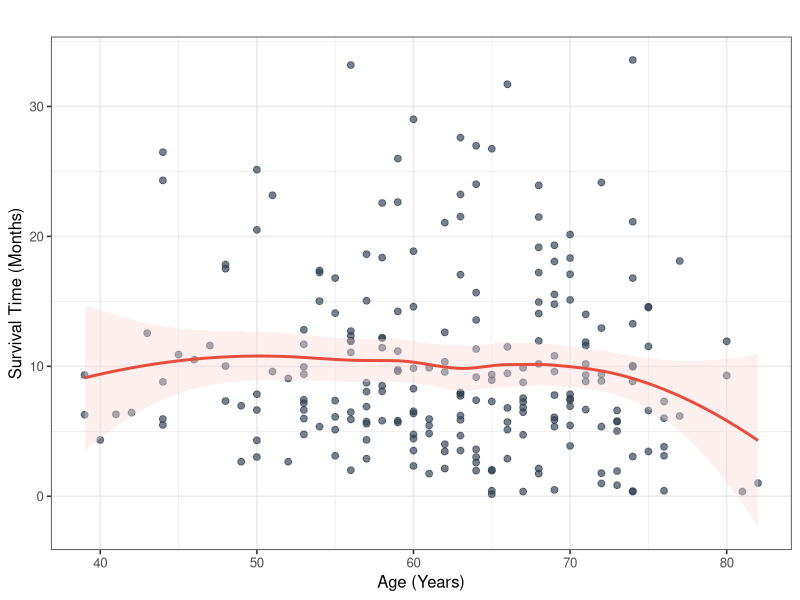
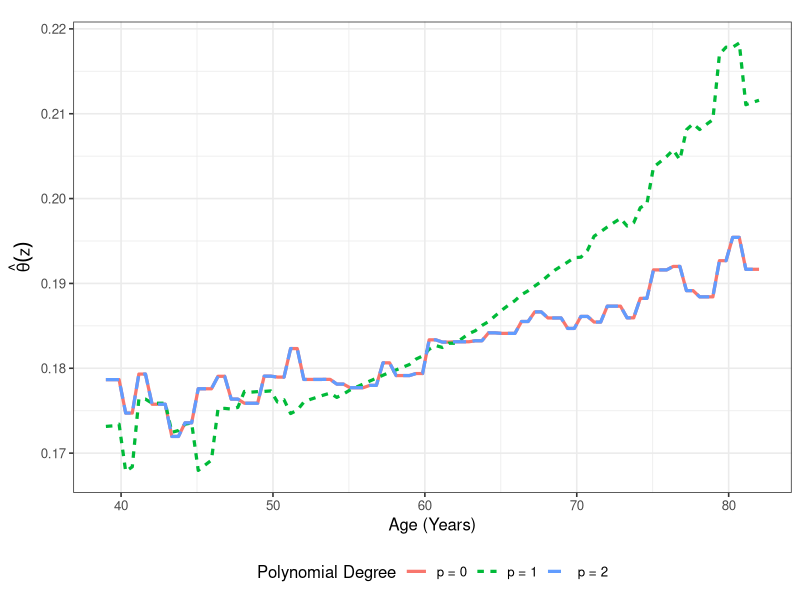
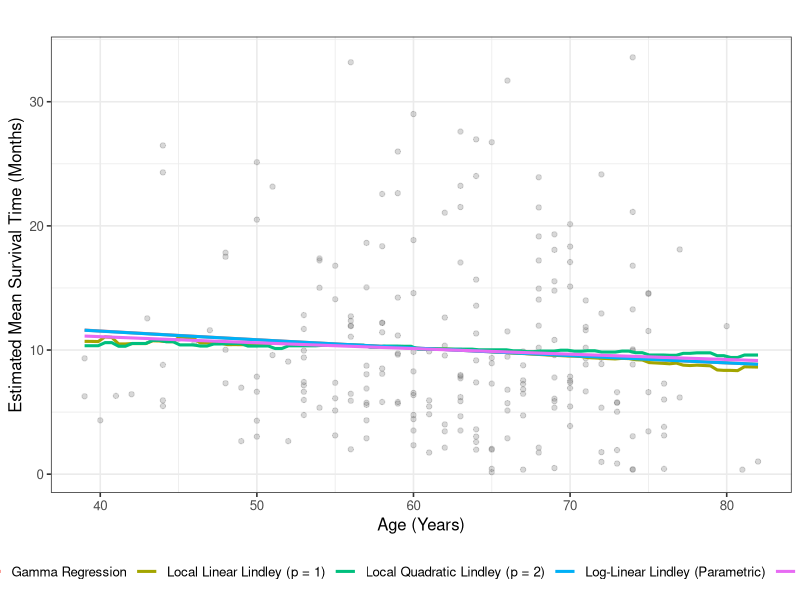
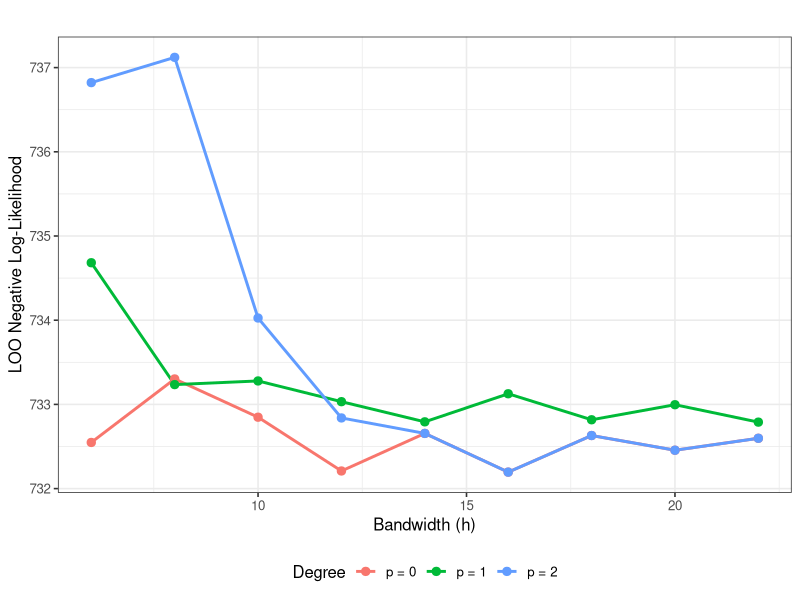
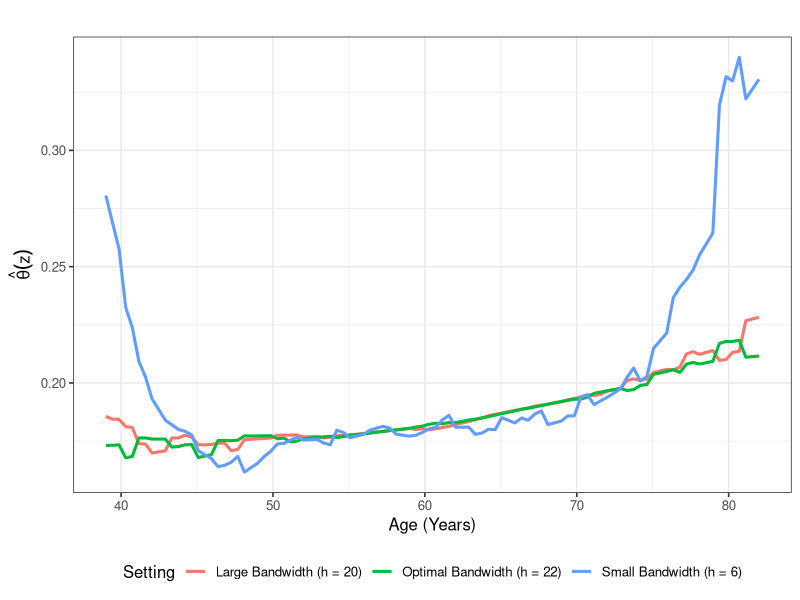
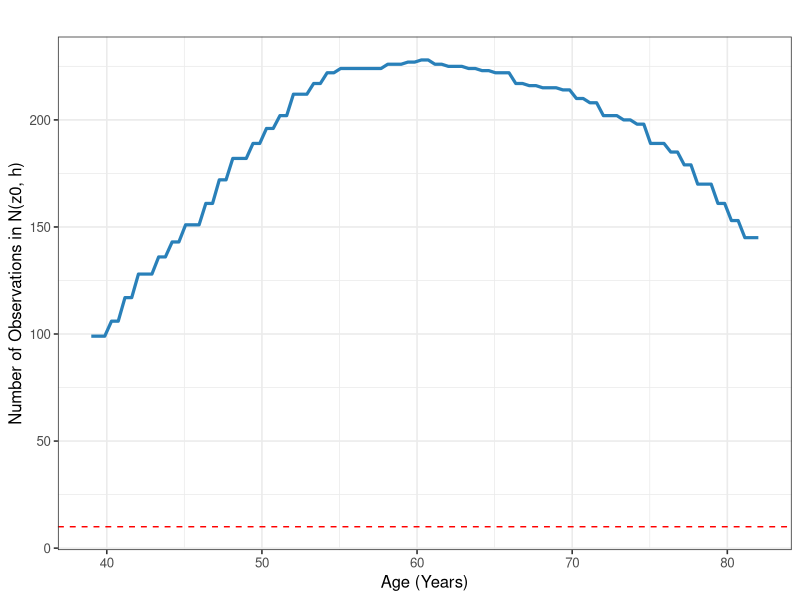
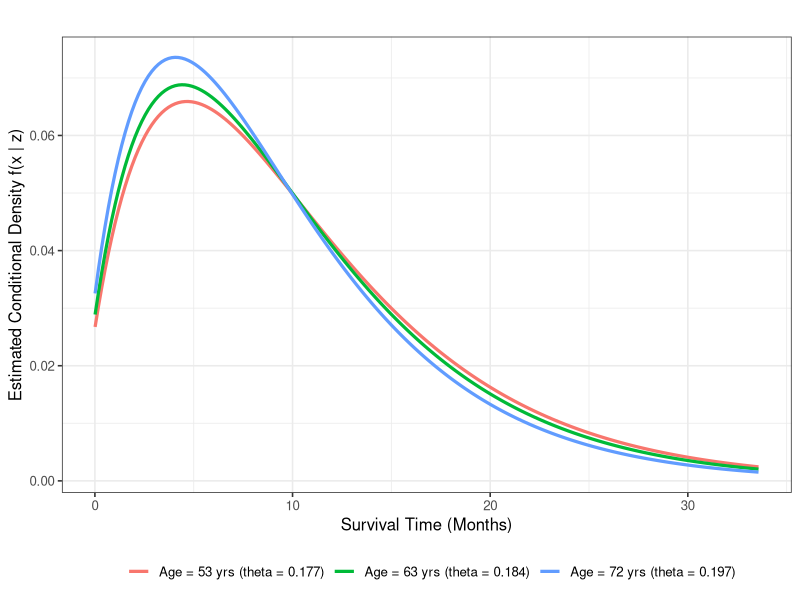
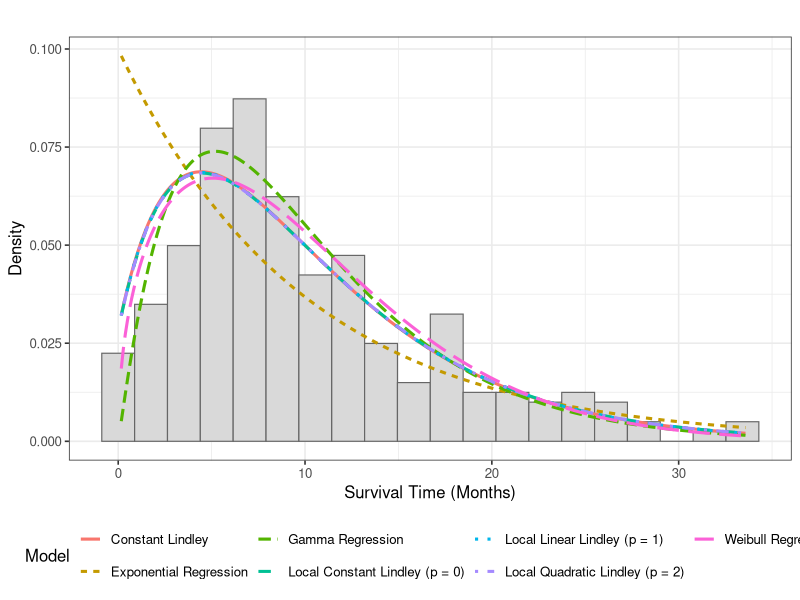

Here is the R script that generated these plots, in order:
#Complete R Script: Real Data Analysis & Model Comparison on the `lung` Dataset
# Paper: Local Polynomial Nonparametric Regression under a Covariate-Dependent
#        Lindley Distribution

# 1. Load Required Packages & Clean Data (Sections 2.10 & 5.1)
library(survival)
library(ggplot2)
library(dplyr)
library(tidyr)

data(lung, package = "survival")

df <- lung %>%
  select(time, age) %>%
  filter(!is.na(time), !is.na(age), is.finite(time), is.finite(age), time > 0)

# Scale survival time to months for numerical stability of rate parameter theta
df$X <- df$time / 30.4375   # Strictly positive response: Survival time (months)
df$Z <- df$age              # Continuous covariate: Age (years)
n <- nrow(df)

# 2. Core Functions: Lindley Density, Local Polynomial MLE & LOO-CV (Section 2)

# Lindley log-density: Eq. (2.15)
lindley_logpdf <- function(x, theta) {
  2 * log(theta) - log(theta + 1) + log(1 + x) - theta * x
}

# Conditional mean E(X | Z = z): Eq. (2.6)
lindley_mean <- function(theta) {
  (theta + 2) / (theta * (theta + 1))
}

# Local polynomial MLE at target point z0 with bandwidth h: Eq. (2.16)-(2.18)
fit_local_lindley_point <- function(x, z, z0, h, p = 1) {
  idx <- which(abs(z - z0) <= h)
  n_loc <- length(idx)
  
  # Require local sample size > p + 1 (Section 2.7)
  if (n_loc <= (p + 1)) {
    return(list(theta0 = NA, beta = rep(NA, p + 1), converged = FALSE, n_loc = n_loc, loglik = NA))
  }
  
  d <- z[idx] - z0
  x_loc <- x[idx]
  
  D_mat <- sapply(0:p, function(j) d^j)
  if (!is.matrix(D_mat)) D_mat <- matrix(D_mat, ncol = 1)
  
  if (qr(D_mat)$rank < (p + 1)) {
    return(list(theta0 = NA, beta = rep(NA, p + 1), converged = FALSE, n_loc = n_loc, loglik = NA))
  }
  
  # Moment-based initial guess for intercept
  m_loc <- mean(x_loc)
  theta_init <- max(1e-3, (-(m_loc - 1) + sqrt((m_loc - 1)^2 + 8 * m_loc)) / (2 * m_loc))
  beta_init <- c(theta_init, rep(0, p))
  
  neg_ll <- function(beta) {
    theta_vec <- as.vector(D_mat %*% beta)
    if (any(!is.finite(theta_vec)) || any(theta_vec <= 1e-6)) {
      return(1e12)
    }
    -sum(lindley_logpdf(x_loc, theta_vec))
  }
  
  opt <- optim(
    par = beta_init,
    fn = neg_ll,
    method = "BFGS",
    control = list(maxit = 500, reltol = 1e-8)
  )
  
  theta_hat <- as.vector(D_mat %*% opt$par)
  valid <- (opt$convergence == 0) && all(theta_hat > 1e-6) && is.finite(opt$value)
  
  list(
    theta0 = ifelse(valid, opt$par[1], NA),
    beta = if (valid) opt$par else rep(NA, p + 1),
    converged = valid,
    n_loc = n_loc,
    loglik = ifelse(valid, -opt$value, NA)
  )
}

# Leave-One-Out Cross-Validation: Eq. (2.26)-(2.27)
cv_bandwidth_select <- function(x, z, h_grid, p = 1) {
  n_obs <- length(x)
  res <- data.frame(h = h_grid, CV = NA, valid_rate = NA)
  
  for (k in seq_along(h_grid)) {
    h <- h_grid[k]
    nll_loo <- numeric(n_obs)
    ok <- logical(n_obs)
    
    for (i in 1:n_obs) {
      fit_i <- fit_local_lindley_point(x[-i], z[-i], z0 = z[i], h = h, p = p)
      if (fit_i$converged && !is.na(fit_i$theta0)) {
        nll_loo[i] <- -lindley_logpdf(x[i], fit_i$theta0)
        ok[i] <- TRUE
      } else {
        ok[i] <- FALSE
      }
    }
    
    res$valid_rate[k] <- mean(ok) * 100
    if (all(ok)) {
      res$CV[k] <- sum(nll_loo)
    }
  }
  res
}

# Evaluate fitted curve across a grid of target covariate values: Eq. (2.25)
fit_curve <- function(x, z, z_grid, h, p = 1) {
  fits <- lapply(z_grid, function(z0) fit_local_lindley_point(x, z, z0, h, p))
  data.frame(
    z = z_grid,
    theta_hat = sapply(fits, `[[`, "theta0"),
    mean_hat = lindley_mean(sapply(fits, `[[`, "theta0")),
    converged = sapply(fits, `[[`, "converged"),
    n_loc = sapply(fits, `[[`, "n_loc"),
    degree = paste0("p = ", p)
  )
}

# 3. Table 3: Descriptive Statistics (Section 5.1)

desc_stats <- function(v, name) {
  data.frame(
    Variable = name,
    n = length(v),
    Minimum = round(min(v), 4),
    Maximum = round(max(v), 4),
    Mean = round(mean(v), 4),
    Median = round(median(v), 4),
    SD = round(sd(v), 4)
  )
}

table3_descriptive <- rbind(
  desc_stats(df$X, "Response X (Survival Time, Months)"),
  desc_stats(df$Z, "Covariate Z (Age, Years)")
)

cat("\n--- TABLE 3: DESCRIPTIVE STATISTICS ---\n")
print(table3_descriptive)

# 4. Bandwidth Selection & Model Comparison Table (Sections 2.9 & 5.2)

h_grid <- seq(6, 22, by = 2)

cv_p0 <- cv_bandwidth_select(df$X, df$Z, h_grid, p = 0)
cv_p1 <- cv_bandwidth_select(df$X, df$Z, h_grid, p = 1)
cv_p2 <- cv_bandwidth_select(df$X, df$Z, h_grid, p = 2)

h_opt_0 <- cv_p0$h[which.min(cv_p0$CV)]
h_opt_1 <- cv_p1$h[which.min(cv_p1$CV)]
h_opt_2 <- cv_p2$h[which.min(cv_p2$CV)]

eval_local_model <- function(x, z, h, p, label) {
  n_obs <- length(x)
  theta_in <- numeric(n_obs)
  nll_loo <- numeric(n_obs)
  conv <- logical(n_obs)
  
  for (i in 1:n_obs) {
    f_in <- fit_local_lindley_point(x, z, z[i], h, p)
    f_loo <- fit_local_lindley_point(x[-i], z[-i], z[i], h, p)
    theta_in[i] <- f_in$theta0
    conv[i] <- f_in$converged
    nll_loo[i] <- -lindley_logpdf(x[i], f_loo$theta0)
  }
  
  ll <- sum(lindley_logpdf(x, theta_in))
  edf <- (p + 1) * (diff(range(z)) / (2 * h))
  aic <- -2 * ll + 2 * edf
  bic <- -2 * ll + log(n_obs) * edf
  pred_mean <- lindley_mean(theta_in)
  
  data.frame(
    Model = label,
    Bandwidth_or_Params = paste0("h = ", h, " (edf=", round(edf, 2), ")"),
    LogLik = round(ll, 3),
    AIC = round(aic, 3),
    BIC = round(bic, 3),
    LOO_NLL = round(sum(nll_loo), 3),
    RMSE = round(sqrt(mean((x - pred_mean)^2)), 4),
    MAE = round(mean(abs(x - pred_mean)), 4),
    Convergence_Pct = round(mean(conv) * 100, 2)
  )
}

# Competing Parametric Models
# (a) Constant Lindley
opt_const <- optimize(function(th) -sum(lindley_logpdf(df$X, th)), interval = c(1e-4, 10))
ll_const <- -opt_const$objective
mean_const <- lindley_mean(opt_const$minimum)
loo_const <- sum(sapply(1:n, function(i) {
  th_i <- optimize(function(th) -sum(lindley_logpdf(df$X[-i], th)), interval = c(1e-4, 10))$minimum
  -lindley_logpdf(df$X[i], th_i)
}))

# (b) Parametric Log-Linear Lindley: theta(z) = exp(b0 + b1*z)
opt_param_lind <- optim(c(log(opt_const$minimum), 0), function(b) {
  -sum(lindley_logpdf(df$X, exp(b[1] + b[2] * df$Z)))
})
ll_pl <- -opt_param_lind$value
th_pl <- exp(opt_param_lind$par[1] + opt_param_lind$par[2] * df$Z)
mean_pl <- lindley_mean(th_pl)
loo_pl <- sum(sapply(1:n, function(i) {
  b_i <- optim(opt_param_lind$par, function(b) -sum(lindley_logpdf(df$X[-i], exp(b[1] + b[2] * df$Z[-i]))))$par
  -lindley_logpdf(df$X[i], exp(b_i[1] + b_i[2] * df$Z[i]))
}))

# (c) Exponential Regression
fit_exp <- survreg(Surv(X) ~ Z, data = df, dist = "exponential")
ll_exp <- as.numeric(logLik(fit_exp))
mean_exp <- predict(fit_exp, type = "response")
loo_exp <- sum(sapply(1:n, function(i) {
  m_i <- survreg(Surv(X) ~ Z, data = df[-i, ], dist = "exponential")
  mu_i <- predict(m_i, newdata = df[i, ], type = "response")
  -dexp(df$X[i], rate = 1 / mu_i, log = TRUE)
}))

# (d) Gamma Regression (log link)
fit_gam <- glm(X ~ Z, data = df, family = Gamma(link = "log"))
ll_gam <- as.numeric(logLik(fit_gam))
mean_gam <- predict(fit_gam, type = "response")
loo_gam <- sum(sapply(1:n, function(i) {
  m_i <- glm(X ~ Z, data = df[-i, ], family = Gamma(link = "log"))
  mu_i <- predict(m_i, newdata = df[i, ], type = "response")
  sh_i <- 1 / summary(m_i)$dispersion
  -dgamma(df$X[i], shape = sh_i, scale = mu_i / sh_i, log = TRUE)
}))

# (e) Weibull Regression
fit_wei <- survreg(Surv(X) ~ Z, data = df, dist = "weibull")
ll_wei <- as.numeric(logLik(fit_wei))
mean_wei <- predict(fit_wei, type = "response") * gamma(1 + fit_wei$scale)
loo_wei <- sum(sapply(1:n, function(i) {
  m_i <- survreg(Surv(X) ~ Z, data = df[-i, ], dist = "weibull")
  sc_i <- predict(m_i, newdata = df[i, ], type = "response")
  sh_i <- 1 / m_i$scale
  -dweibull(df$X[i], shape = sh_i, scale = sc_i, log = TRUE)
}))

table_model_comparison <- rbind(
  eval_local_model(df$X, df$Z, h_opt_0, p = 0, "Local Constant Lindley (p = 0)"),
  eval_local_model(df$X, df$Z, h_opt_1, p = 1, "Local Linear Lindley (p = 1)"),
  eval_local_model(df$X, df$Z, h_opt_2, p = 2, "Local Quadratic Lindley (p = 2)"),
  data.frame(Model = "Constant Lindley (Parametric)", Bandwidth_or_Params = "1 param",
             LogLik = round(ll_const, 3), AIC = round(-2*ll_const + 2, 3), BIC = round(-2*ll_const + log(n), 3),
             LOO_NLL = round(loo_const, 3), RMSE = round(sqrt(mean((df$X - mean_const)^2)), 4),
             MAE = round(mean(abs(df$X - mean_const)), 4), Convergence_Pct = 100),
  data.frame(Model = "Log-Linear Lindley (Parametric)", Bandwidth_or_Params = "2 params",
             LogLik = round(ll_pl, 3), AIC = round(-2*ll_pl + 4, 3), BIC = round(-2*ll_pl + 2*log(n), 3),
             LOO_NLL = round(loo_pl, 3), RMSE = round(sqrt(mean((df$X - mean_pl)^2)), 4),
             MAE = round(mean(abs(df$X - mean_pl)), 4), Convergence_Pct = 100),
  data.frame(Model = "Exponential Regression", Bandwidth_or_Params = "2 params",
             LogLik = round(ll_exp, 3), AIC = round(AIC(fit_exp), 3), BIC = round(BIC(fit_exp), 3),
             LOO_NLL = round(loo_exp, 3), RMSE = round(sqrt(mean((df$X - mean_exp)^2)), 4),
             MAE = round(mean(abs(df$X - mean_exp)), 4), Convergence_Pct = 100),
  data.frame(Model = "Gamma Regression", Bandwidth_or_Params = "3 params",
             LogLik = round(ll_gam, 3), AIC = round(AIC(fit_gam), 3), BIC = round(BIC(fit_gam), 3),
             LOO_NLL = round(loo_gam, 3), RMSE = round(sqrt(mean((df$X - mean_gam)^2)), 4),
             MAE = round(mean(abs(df$X - mean_gam)), 4), Convergence_Pct = 100),
  data.frame(Model = "Weibull Regression", Bandwidth_or_Params = "3 params",
             LogLik = round(ll_wei, 3), AIC = round(AIC(fit_wei), 3), BIC = round(BIC(fit_wei), 3),
             LOO_NLL = round(loo_wei, 3), RMSE = round(sqrt(mean((df$X - mean_wei)^2)), 4),
             MAE = round(mean(abs(df$X - mean_wei)), 4), Convergence_Pct = 100)
)

cat("\n--- MODEL COMPARISON TABLE ---\n")
print(table_model_comparison)

# 5. Table 2: Sensitivity Analysis Summary (Section 4)

z_grid <- seq(min(df$Z), max(df$Z), length.out = 100)

sens_bw <- rbind(
  cbind(Setting = "Small Bandwidth (h = 6)", fit_curve(df$X, df$Z, z_grid, h = 6, p = 1)),
  cbind(Setting = paste0("Optimal Bandwidth (h = ", h_opt_1, ")"), fit_curve(df$X, df$Z, z_grid, h = h_opt_1, p = 1)),
  cbind(Setting = "Large Bandwidth (h = 20)", fit_curve(df$X, df$Z, z_grid, h = 20, p = 1))
)

table2_sensitivity <- sens_bw %>%
  group_by(Setting) %>%
  summarise(
    Min_Theta = round(min(theta_hat, na.rm = TRUE), 4),
    Max_Theta = round(max(theta_hat, na.rm = TRUE), 4),
    Curve_SD = round(sd(theta_hat, na.rm = TRUE), 4),
    Min_Local_n = min(n_loc),
    Median_Local_n = median(n_loc),
    Convergence_Pct = round(mean(converged) * 100, 2)
  )

cat("\n--- TABLE 2: SENSITIVITY ANALYSIS ---\n")
print(table2_sensitivity)

# 6. All Diagnostic & Comparison Figures (Sections 4 & 5)

# Plot 1: Preliminary Scatter Plot (Section 5.1)
p1_scatter <- ggplot(df, aes(x = Z, y = X)) +
  geom_point(alpha = 0.65, color = "#2C3E50", size = 2) +
  geom_smooth(method = "loess", se = TRUE, color = "#E74C3C", fill = "#FADBD8") +
  labs(
    title = "",
    x = "Age (Years)",
    y = "Survival Time (Months)"
  ) +
  theme_bw(base_size = 12)

# Plot 2 (Figure 2 in paper): Estimated Parameter Function theta_hat(z) across p = 0, 1, 2
curve_p0 <- fit_curve(df$X, df$Z, z_grid, h = h_opt_0, p = 0)
curve_p1 <- fit_curve(df$X, df$Z, z_grid, h = h_opt_1, p = 1)
curve_p2 <- fit_curve(df$X, df$Z, z_grid, h = h_opt_2, p = 2)
all_curves <- rbind(curve_p0, curve_p1, curve_p2)

p2_theta_curve <- ggplot(all_curves, aes(x = z, y = theta_hat, color = degree, linetype = degree)) +
  geom_line(linewidth = 1.1) +
  labs(
    title = expression(paste("", )),
    x = "Age (Years)",
    y = expression(hat(theta)(z)),
    color = "Polynomial Degree",
    linetype = "Polynomial Degree"
  ) +
  theme_bw(base_size = 12) +
  theme(legend.position = "bottom")

# Plot 3: Conditional Mean Survival E(X | Z = z) Comparison Across Models
cond_mean_df <- rbind(
  data.frame(z = curve_p1$z, mean_val = curve_p1$mean_hat, Model = "Local Linear Lindley (p = 1)"),
  data.frame(z = curve_p2$z, mean_val = curve_p2$mean_hat, Model = "Local Quadratic Lindley (p = 2)"),
  data.frame(z = z_grid, mean_val = lindley_mean(exp(opt_param_lind$par[1] + opt_param_lind$par[2] * z_grid)),
             Model = "Log-Linear Lindley (Parametric)"),
  data.frame(z = z_grid, mean_val = predict(fit_gam, newdata = data.frame(Z = z_grid), type = "response"),
             Model = "Gamma Regression"),
  data.frame(z = z_grid, mean_val = predict(fit_wei, newdata = data.frame(Z = z_grid), type = "response") * gamma(1 + fit_wei$scale),
             Model = "Weibull Regression")
)

p3_cond_mean <- ggplot() +
  geom_point(data = df, aes(x = Z, y = X), alpha = 0.25, color = "gray40") +
  geom_line(data = cond_mean_df, aes(x = z, y = mean_val, color = Model), linewidth = 1.05) +
  labs(
    title = "",
    x = "Age (Years)",
    y = "Estimated Mean Survival Time (Months)"
  ) +
  theme_bw(base_size = 12) +
  theme(legend.position = "bottom")

# Plot 4: Leave-One-Out Cross-Validation Criterion vs. Bandwidth (Section 2.9)
cv_all <- rbind(
  cbind(cv_p0, Degree = "p = 0"),
  cbind(cv_p1, Degree = "p = 1"),
  cbind(cv_p2, Degree = "p = 2")
) %>% filter(!is.na(CV))

p4_cv_curve <- ggplot(cv_all, aes(x = h, y = CV, color = Degree)) +
  geom_line(linewidth = 1) +
  geom_point(size = 2.5) +
  labs(
    title = "",
    x = "Bandwidth (h)",
    y = "LOO Negative Log-Likelihood"
  ) +
  theme_bw(base_size = 12) +
  theme(legend.position = "bottom")

# Plot 5: Sensitivity of Estimated Parameter Curve to Bandwidth Selection (Section 4.2)
p5_sens_bw <- ggplot(sens_bw, aes(x = z, y = theta_hat, color = Setting)) +
  geom_line(linewidth = 1.05) +
  labs(
    title = "",
    x = "Age (Years)",
    y = expression(hat(theta)(z))
  ) +
  theme_bw(base_size = 12) +
  theme(legend.position = "bottom")

# Plot 6: Boundary Behaviour & Local Sample Size Diagnostic (Section 4.4)
p6_boundary <- ggplot(curve_p1, aes(x = z, y = n_loc)) +
  geom_line(color = "#2980B9", linewidth = 1.1) +
  geom_hline(yintercept = 10, linetype = "dashed", color = "red") +
  labs(
    title = paste0(""),
    x = "Age (Years)",
    y = "Number of Observations in N(z0, h)"
  ) +
  theme_bw(base_size = 12)

# Plot 7: Conditional Lindley Densities at Representative Ages (Section 5.3)
ages_rep <- quantile(df$Z, probs = c(0.15, 0.50, 0.85))
x_vals <- seq(0.01, max(df$X), length.out = 200)

dens_df <- do.call(rbind, lapply(ages_rep, function(a) {
  th <- fit_local_lindley_point(df$X, df$Z, z0 = a, h = h_opt_1, p = 1)$theta0
  data.frame(
    x = x_vals,
    density = exp(lindley_logpdf(x_vals, th)),
    Age_Group = paste0("Age = ", round(a, 1), " yrs (theta = ", round(th, 3), ")")
  )
}))

p7_cond_dens <- ggplot(dens_df, aes(x = x, y = density, color = Age_Group)) +
  geom_line(linewidth = 1.1) +
  labs(
    title = "",
    x = "Survival Time (Months)",
    y = "Estimated Conditional Density f(x | z)",
    color = ""
  ) +
  theme_bw(base_size = 12) +
  theme(legend.position = "bottom")

# Display all plots
print(p1_scatter)
print(p2_theta_curve)
print(p3_cond_mean)
print(p4_cv_curve)
print(p5_sens_bw)
print(p6_boundary)
print(p7_cond_dens)

# Plot 9: Histogram of Survival Time (X) with Local Constant (p=0),
# Local Linear (p=1), Local Quadratic (p=2), and Parametric Densities
# (Log-Linear Lindley omitted)
x_grid <- seq(min(df$X), max(df$X), length.out = 300)
z_mean <- mean(df$Z)

# 1. Local Constant Lindley (p = 0) at z_mean
th_loc0 <- fit_local_lindley_point(df$X, df$Z, z0 = z_mean, h = h_opt_0, p = 0)$theta0
dens_loc0 <- exp(lindley_logpdf(x_grid, th_loc0))

# 2. Local Linear Lindley (p = 1) at z_mean
th_loc1 <- fit_local_lindley_point(df$X, df$Z, z0 = z_mean, h = h_opt_1, p = 1)$theta0
dens_loc1 <- exp(lindley_logpdf(x_grid, th_loc1))

# 3. Local Quadratic Lindley (p = 2) at z_mean
th_loc2 <- fit_local_lindley_point(df$X, df$Z, z0 = z_mean, h = h_opt_2, p = 2)$theta0
dens_loc2 <- exp(lindley_logpdf(x_grid, th_loc2))

# 4. Constant Lindley (marginal fit)
dens_const <- exp(lindley_logpdf(x_grid, opt_const$minimum))

# 5. Exponential Regression at z_mean
mu_exp_mean <- as.numeric(predict(fit_exp, newdata = data.frame(Z = z_mean), type = "response"))
dens_exp <- dexp(x_grid, rate = 1 / mu_exp_mean)

# 6. Gamma Regression at z_mean
mu_gam_mean <- as.numeric(predict(fit_gam, newdata = data.frame(Z = z_mean), type = "response"))
shape_gam <- 1 / summary(fit_gam)$dispersion
dens_gam <- dgamma(x_grid, shape = shape_gam, scale = mu_gam_mean / shape_gam)

# 7. Weibull Regression at z_mean
sc_wei_mean <- as.numeric(predict(fit_wei, newdata = data.frame(Z = z_mean), type = "response"))
shape_wei <- 1 / fit_wei$scale
dens_wei <- dweibull(x_grid, shape = shape_wei, scale = sc_wei_mean)

hist_dens_df <- rbind(
  data.frame(x = x_grid, density = dens_loc0,  Model = "Local Constant Lindley (p = 0)"),
  data.frame(x = x_grid, density = dens_loc1,  Model = "Local Linear Lindley (p = 1)"),
  data.frame(x = x_grid, density = dens_loc2,  Model = "Local Quadratic Lindley (p = 2)"),
  data.frame(x = x_grid, density = dens_const, Model = "Constant Lindley"),
  data.frame(x = x_grid, density = dens_exp,   Model = "Exponential Regression"),
  data.frame(x = x_grid, density = dens_gam,   Model = "Gamma Regression"),
  data.frame(x = x_grid, density = dens_wei,   Model = "Weibull Regression")
)

p9_hist_models <- ggplot() +
  geom_histogram(
    data = df,
    aes(x = X, y = after_stat(density)),
    bins = 20,
    fill = "gray85",
    color = "gray40",
    linewidth = 0.4
  ) +
  geom_line(
    data = hist_dens_df,
    aes(x = x, y = density, color = Model, linetype = Model),
    linewidth = 1.05
  ) +
  labs(
    title = "",
    x = "Survival Time (Months)",
    y = "Density",
    color = "Model",
    linetype = "Model"
  ) +
  theme_bw(base_size = 12) +
  theme(legend.position = "bottom")

print(p9_hist_models)
